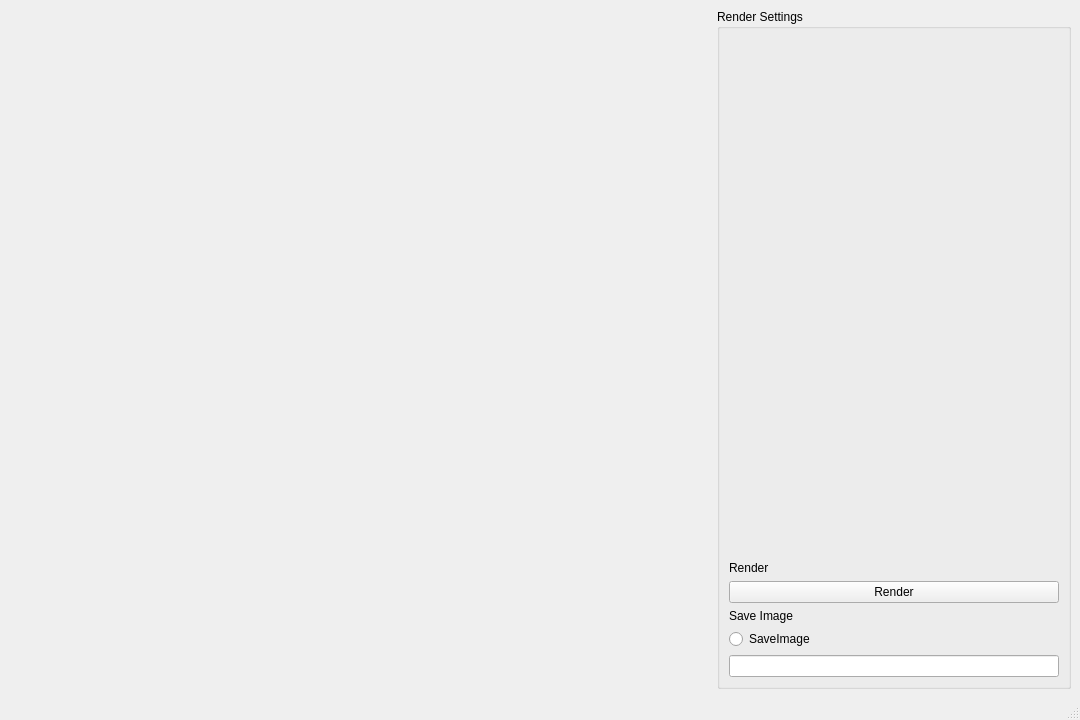
<?xml version="1.0" encoding="UTF-8"?>
<ui version="4.0">
 <class>MainWindow</class>
 <widget class="QMainWindow" name="MainWindow">
  <property name="geometry">
   <rect>
    <x>0</x>
    <y>0</y>
    <width>1080</width>
    <height>720</height>
   </rect>
  </property>
  <property name="windowTitle">
   <string>CYRenderer</string>
  </property>
  <widget class="QWidget" name="centralwidget">
   <layout class="QGridLayout" name="s_mainWindowGridLayout">
    <item row="0" column="2">
     <widget class="QGroupBox" name="s_renderSettings">
      <property name="title">
       <string>Render Settings</string>
      </property>
      <layout class="QGridLayout" name="gridLayout">
       <item row="0" column="0">
        <spacer name="verticalSpacer_2">
         <property name="orientation">
          <enum>Qt::Vertical</enum>
         </property>
         <property name="sizeHint" stdset="0">
          <size>
           <width>20</width>
           <height>40</height>
          </size>
         </property>
        </spacer>
       </item>
       <item row="1" column="0">
        <widget class="QLabel" name="RenderLabel">
         <property name="text">
          <string>Render</string>
         </property>
        </widget>
       </item>
       <item row="2" column="0">
        <widget class="QPushButton" name="m_RenderButton">
         <property name="text">
          <string>Render</string>
         </property>
        </widget>
       </item>
       <item row="5" column="0">
        <widget class="QLineEdit" name="SaveImageName">
         <property name="enabled">
          <bool>true</bool>
         </property>
        </widget>
       </item>
       <item row="3" column="0">
        <widget class="QLabel" name="SaveImageLabel">
         <property name="text">
          <string>Save Image</string>
         </property>
        </widget>
       </item>
       <item row="4" column="0">
        <widget class="QRadioButton" name="SaveImageBoolean">
         <property name="text">
          <string>SaveImage</string>
         </property>
        </widget>
       </item>
      </layout>
     </widget>
    </item>
    <item row="0" column="1">
     <spacer name="horizontalSpacer">
      <property name="orientation">
       <enum>Qt::Horizontal</enum>
      </property>
      <property name="sizeHint" stdset="0">
       <size>
        <width>40</width>
        <height>20</height>
       </size>
      </property>
     </spacer>
    </item>
    <item row="0" column="0">
     <spacer name="horizontalSpacer_2">
      <property name="orientation">
       <enum>Qt::Horizontal</enum>
      </property>
      <property name="sizeHint" stdset="0">
       <size>
        <width>40</width>
        <height>20</height>
       </size>
      </property>
     </spacer>
    </item>
   </layout>
  </widget>
  <widget class="QStatusBar" name="statusbar"/>
  <widget class="QMenuBar" name="menubar">
   <property name="geometry">
    <rect>
     <x>0</x>
     <y>0</y>
     <width>1080</width>
     <height>27</height>
    </rect>
   </property>
  </widget>
 </widget>
 <resources/>
 <connections/>
</ui>
